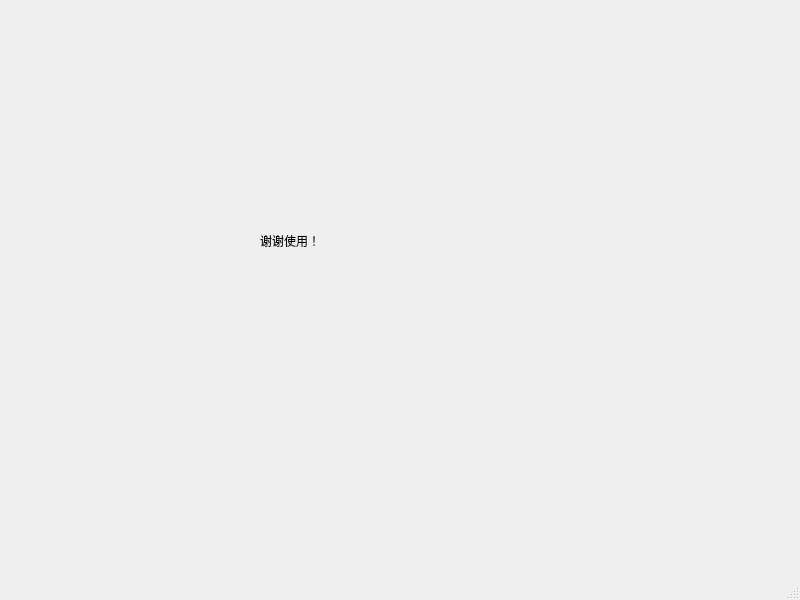
<?xml version="1.0" encoding="UTF-8"?>
<ui version="4.0">
 <class>MainWindow</class>
 <widget class="QMainWindow" name="MainWindow">
  <property name="geometry">
   <rect>
    <x>0</x>
    <y>0</y>
    <width>800</width>
    <height>600</height>
   </rect>
  </property>
  <property name="windowTitle">
   <string>MainWindow</string>
  </property>
  <widget class="QWidget" name="centralwidget">
   <widget class="QLabel" name="label">
    <property name="geometry">
     <rect>
      <x>260</x>
      <y>200</y>
      <width>191</width>
      <height>81</height>
     </rect>
    </property>
    <property name="text">
     <string>谢谢使用！</string>
    </property>
   </widget>
  </widget>
  <widget class="QMenuBar" name="menubar">
   <property name="geometry">
    <rect>
     <x>0</x>
     <y>0</y>
     <width>800</width>
     <height>23</height>
    </rect>
   </property>
  </widget>
  <widget class="QStatusBar" name="statusbar"/>
 </widget>
 <resources/>
 <connections/>
</ui>
